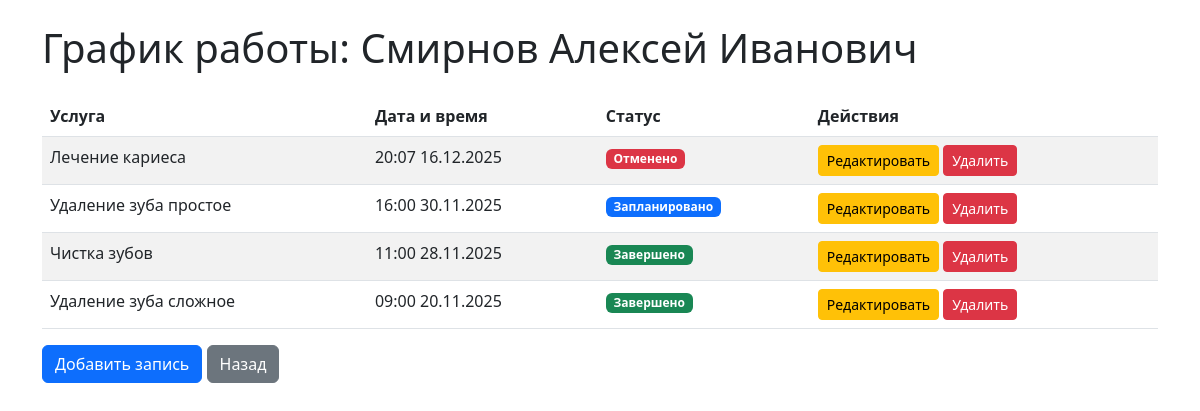
Screenshot of /schedule.php?id=2 with the database file from the repository.
### tables this page shows
CREATE TABLE employees (
    id INTEGER PRIMARY KEY AUTOINCREMENT,
    full_name TEXT NOT NULL,
    specialization_id INTEGER NOT NULL,
    salary_percent REAL NOT NULL CHECK(salary_percent > 0 AND salary_percent <= 100),
    is_active INTEGER NOT NULL DEFAULT 1 CHECK(is_active IN (0, 1)),
    hired_date TEXT NOT NULL,
    fired_date TEXT,
    FOREIGN KEY (specialization_id) REFERENCES specializations(id) 
        ON DELETE RESTRICT 
        ON UPDATE CASCADE,
    CHECK(fired_date IS NULL OR fired_date >= hired_date)
);

CREATE TABLE appointments (
    id INTEGER PRIMARY KEY AUTOINCREMENT,
    employee_id INTEGER NOT NULL,
    service_id INTEGER NOT NULL,
    appointment_date TEXT NOT NULL,
    status TEXT NOT NULL DEFAULT 'scheduled' 
        CHECK(status IN ('scheduled', 'completed', 'cancelled')),
    created_at TEXT NOT NULL DEFAULT (datetime('now', 'localtime')),
    FOREIGN KEY (employee_id) REFERENCES employees(id) 
        ON DELETE RESTRICT 
        ON UPDATE CASCADE,
    FOREIGN KEY (service_id) REFERENCES services(id) 
        ON DELETE RESTRICT 
        ON UPDATE CASCADE
);

CREATE TABLE services (
    id INTEGER PRIMARY KEY AUTOINCREMENT,
    category_id INTEGER NOT NULL,
    name TEXT NOT NULL,
    duration_minutes INTEGER NOT NULL CHECK(duration_minutes > 0),
    price REAL NOT NULL CHECK(price > 0),
    FOREIGN KEY (category_id) REFERENCES service_categories(id) 
        ON DELETE RESTRICT 
        ON UPDATE CASCADE
);

### public/schedule.php (the view, shortened to what this page needs)
<?php
require_once __DIR__ . '/../db/db.php';
$employee_id = $_GET['id'] ?? 0;
$stmt = $pdo->prepare('SELECT full_name FROM employees WHERE id = ?');
$stmt->execute([$employee_id]);
$employee = $stmt->fetch(PDO::FETCH_ASSOC);
$stmt = $pdo->prepare('
    SELECT a.id, s.name as service_name, a.appointment_date, a.status
    FROM appointments a
    JOIN services s ON a.service_id = s.id
    WHERE a.employee_id = ?
    ORDER BY a.appointment_date DESC
');
$stmt->execute([$employee_id]);
$appointments = $stmt->fetchAll(PDO::FETCH_ASSOC);
?>
<!DOCTYPE html>
<html lang="ru">
<head>
    <link href="https://cdn.jsdelivr.net/npm/bootstrap@5.3.0/dist/css/bootstrap.min.css" rel="stylesheet">
</head>
<body>
    <div class="container mt-4">
        <h1 class="mb-4">График работы: <?= htmlspecialchars($employee['full_name']) ?></h1>
        <table class="table table-striped">
            <thead>
                <tr>
                    <th>Услуга</th>
                    <th>Дата и время</th>
                    <th>Статус</th>
                    <th>Действия</th>
                </tr>
            </thead>
            <tbody>
                <?php foreach ($appointments as $appointment): ?>
                    <tr>
                        <td><?= htmlspecialchars($appointment['service_name']) ?></td>
                        <td><?= htmlspecialchars((new DateTime($appointment['appointment_date']))->format('H:i d.m.Y')) ?></td>
                        <td>
                            <?php if ($appointment['status'] === 'scheduled'): ?>
                                <span class="badge bg-primary">Запланировано</span>
                            <?php elseif ($appointment['status'] === 'completed'): ?>
                                <span class="badge bg-success">Завершено</span>
                            <?php else: ?>
                                <span class="badge bg-danger">Отменено</span>
                            <?php endif; ?>
                        </td>
                        <td>
                            <a href="edit_appointment.php?id=<?= $appointment['id'] ?>" class="btn btn-sm btn-warning">Редактировать</a>
                            <a href="delete_appointment.php?id=<?= $appointment['id'] ?>" class="btn btn-sm btn-danger">Удалить</a>
                        </td>
                    </tr>
                <?php endforeach; ?>
            </tbody>
        </table>
        <a href="add_appointment.php?employee_id=<?= $employee_id ?>" class="btn btn-primary">Добавить запись</a>
        <a href="index.php" class="btn btn-secondary">Назад</a>
    </div>
</body>
</html>

### rows the page displays
employees: full_name "Смирнов Алексей Иванович"
appointments: service.name "Лечение кариеса", appointment_date "20:07 16.12.2025", status "Отменено"
appointments: service.name "Удаление зуба простое", appointment_date "16:00 30.11.2025", status "Запланировано"
appointments: service.name "Чистка зубов", appointment_date "11:00 28.11.2025", status "Завершено"
appointments: service.name "Удаление зуба сложное", appointment_date "09:00 20.11.2025", status "Завершено"
